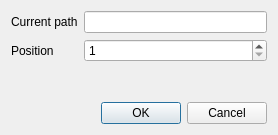
<?xml version="1.0" encoding="UTF-8"?>
<ui version="4.0">
 <class>AccountGroupDialog</class>
 <widget class="QDialog" name="AccountGroupDialog">
  <property name="windowModality">
   <enum>Qt::WindowModal</enum>
  </property>
  <property name="geometry">
   <rect>
    <x>0</x>
    <y>0</y>
    <width>278</width>
    <height>135</height>
   </rect>
  </property>
  <property name="sizePolicy">
   <sizepolicy hsizetype="Preferred" vsizetype="Preferred">
    <horstretch>0</horstretch>
    <verstretch>0</verstretch>
   </sizepolicy>
  </property>
  <property name="windowTitle">
   <string>Dialog</string>
  </property>
  <property name="locale">
   <locale language="English" country="UnitedKingdom"/>
  </property>
  <layout class="QVBoxLayout" name="verticalLayout">
   <property name="sizeConstraint">
    <enum>QLayout::SetDefaultConstraint</enum>
   </property>
   <item>
    <layout class="QFormLayout" name="formLayout">
     <item row="0" column="0">
      <widget class="QLabel" name="currentPathLabel">
       <property name="text">
        <string>Current path</string>
       </property>
      </widget>
     </item>
     <item row="0" column="1">
      <widget class="QLineEdit" name="currentPathLineEdit"/>
     </item>
     <item row="1" column="0">
      <widget class="QLabel" name="positionLabel">
       <property name="text">
        <string>Position</string>
       </property>
      </widget>
     </item>
     <item row="1" column="1">
      <widget class="QSpinBox" name="positionSpinBox">
       <property name="alignment">
        <set>Qt::AlignLeading|Qt::AlignLeft|Qt::AlignVCenter</set>
       </property>
       <property name="minimum">
        <number>1</number>
       </property>
      </widget>
     </item>
    </layout>
   </item>
   <item>
    <widget class="QDialogButtonBox" name="buttonBox">
     <property name="standardButtons">
      <set>QDialogButtonBox::Cancel|QDialogButtonBox::Ok</set>
     </property>
    </widget>
   </item>
  </layout>
 </widget>
 <resources/>
 <connections/>
</ui>
